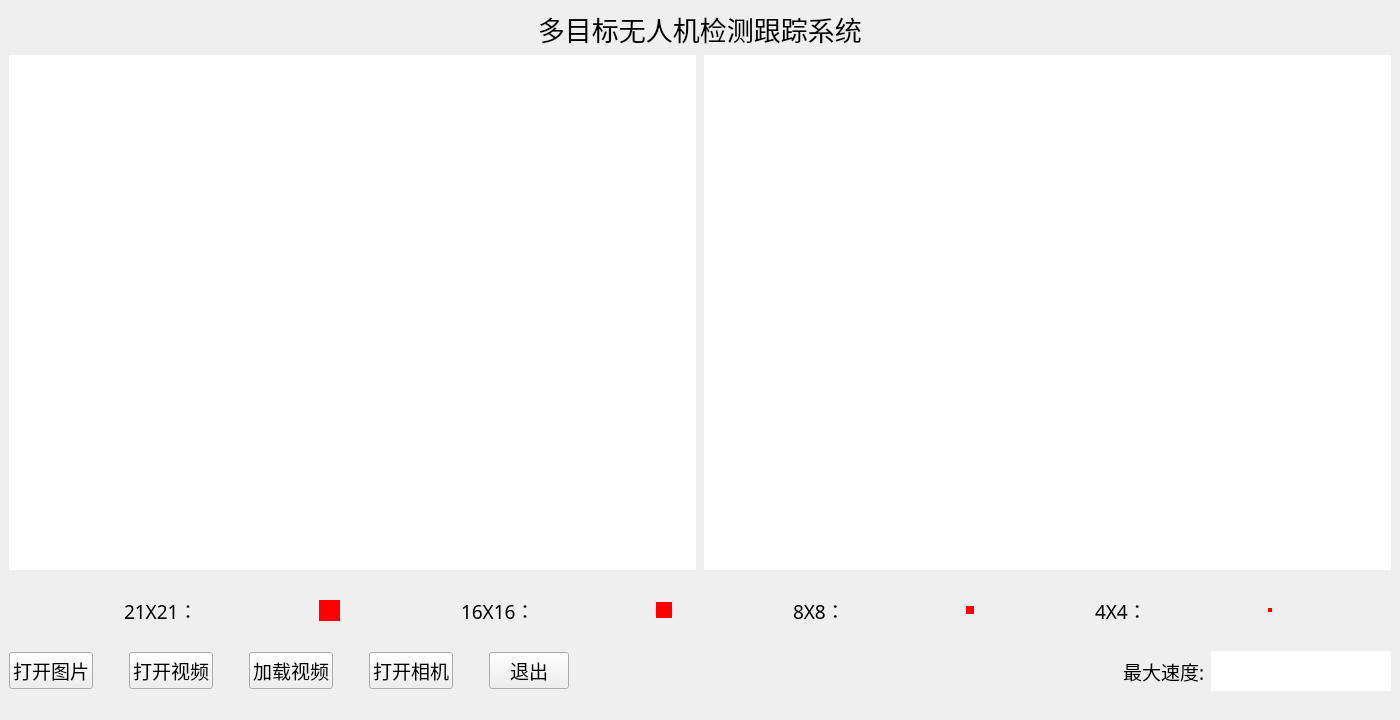
<?xml version="1.0" encoding="UTF-8"?>
<ui version="4.0">
 <class>MainWindow</class>
 <widget class="QMainWindow" name="MainWindow">
  <property name="geometry">
   <rect>
    <x>0</x>
    <y>0</y>
    <width>1400</width>
    <height>720</height>
   </rect>
  </property>
  <property name="sizePolicy">
   <sizepolicy hsizetype="Expanding" vsizetype="Expanding">
    <horstretch>0</horstretch>
    <verstretch>0</verstretch>
   </sizepolicy>
  </property>
  <property name="minimumSize">
   <size>
    <width>1400</width>
    <height>720</height>
   </size>
  </property>
  <property name="windowTitle">
   <string>MainWindow</string>
  </property>
  <widget class="QWidget" name="centralwidget">
   <property name="enabled">
    <bool>true</bool>
   </property>
   <property name="sizePolicy">
    <sizepolicy hsizetype="MinimumExpanding" vsizetype="MinimumExpanding">
     <horstretch>0</horstretch>
     <verstretch>0</verstretch>
    </sizepolicy>
   </property>
   <property name="minimumSize">
    <size>
     <width>1000</width>
     <height>600</height>
    </size>
   </property>
   <property name="maximumSize">
    <size>
     <width>1920</width>
     <height>1080</height>
    </size>
   </property>
   <layout class="QVBoxLayout" name="verticalLayout">
    <item>
     <layout class="QHBoxLayout" name="horizontalLayout_3">
      <item>
       <widget class="QLabel" name="label_13">
        <property name="sizePolicy">
         <sizepolicy hsizetype="Fixed" vsizetype="Fixed">
          <horstretch>0</horstretch>
          <verstretch>0</verstretch>
         </sizepolicy>
        </property>
        <property name="minimumSize">
         <size>
          <width>200</width>
          <height>30</height>
         </size>
        </property>
        <property name="text">
         <string/>
        </property>
       </widget>
      </item>
      <item>
       <spacer name="horizontalSpacer_10">
        <property name="orientation">
         <enum>Qt::Horizontal</enum>
        </property>
        <property name="sizeType">
         <enum>QSizePolicy::Expanding</enum>
        </property>
        <property name="sizeHint" stdset="0">
         <size>
          <width>150</width>
          <height>20</height>
         </size>
        </property>
       </spacer>
      </item>
      <item>
       <widget class="QLabel" name="label_12">
        <property name="sizePolicy">
         <sizepolicy hsizetype="Fixed" vsizetype="Fixed">
          <horstretch>0</horstretch>
          <verstretch>0</verstretch>
         </sizepolicy>
        </property>
        <property name="minimumSize">
         <size>
          <width>0</width>
          <height>0</height>
         </size>
        </property>
        <property name="font">
         <font>
          <family>黑体</family>
          <pointsize>20</pointsize>
         </font>
        </property>
        <property name="text">
         <string>多目标无人机检测跟踪系统</string>
        </property>
        <property name="textFormat">
         <enum>Qt::AutoText</enum>
        </property>
       </widget>
      </item>
      <item>
       <spacer name="horizontalSpacer_11">
        <property name="orientation">
         <enum>Qt::Horizontal</enum>
        </property>
        <property name="sizeType">
         <enum>QSizePolicy::Expanding</enum>
        </property>
        <property name="sizeHint" stdset="0">
         <size>
          <width>150</width>
          <height>20</height>
         </size>
        </property>
       </spacer>
      </item>
      <item>
       <widget class="QLabel" name="data">
        <property name="minimumSize">
         <size>
          <width>200</width>
          <height>30</height>
         </size>
        </property>
        <property name="font">
         <font>
          <family>黑体</family>
          <pointsize>12</pointsize>
         </font>
        </property>
        <property name="text">
         <string/>
        </property>
       </widget>
      </item>
     </layout>
    </item>
    <item>
     <layout class="QHBoxLayout" name="horizontalLayout" stretch="0,0,0">
      <item>
       <widget class="QLabel" name="label">
        <property name="sizePolicy">
         <sizepolicy hsizetype="MinimumExpanding" vsizetype="MinimumExpanding">
          <horstretch>0</horstretch>
          <verstretch>0</verstretch>
         </sizepolicy>
        </property>
        <property name="minimumSize">
         <size>
          <width>639</width>
          <height>512</height>
         </size>
        </property>
        <property name="styleSheet">
         <string notr="true">background-color: rgb(255, 255, 255);</string>
        </property>
        <property name="text">
         <string/>
        </property>
        <property name="scaledContents">
         <bool>true</bool>
        </property>
        <property name="alignment">
         <set>Qt::AlignLeading|Qt::AlignLeft|Qt::AlignVCenter</set>
        </property>
       </widget>
      </item>
      <item>
       <spacer name="horizontalSpacer_2">
        <property name="orientation">
         <enum>Qt::Horizontal</enum>
        </property>
        <property name="sizeType">
         <enum>QSizePolicy::Maximum</enum>
        </property>
        <property name="sizeHint" stdset="0">
         <size>
          <width>2</width>
          <height>20</height>
         </size>
        </property>
       </spacer>
      </item>
      <item>
       <widget class="QLabel" name="label_2">
        <property name="sizePolicy">
         <sizepolicy hsizetype="MinimumExpanding" vsizetype="MinimumExpanding">
          <horstretch>0</horstretch>
          <verstretch>0</verstretch>
         </sizepolicy>
        </property>
        <property name="minimumSize">
         <size>
          <width>639</width>
          <height>512</height>
         </size>
        </property>
        <property name="styleSheet">
         <string notr="true">background-color: rgb(255, 255, 255);</string>
        </property>
        <property name="text">
         <string/>
        </property>
       </widget>
      </item>
     </layout>
    </item>
    <item>
     <spacer name="verticalSpacer">
      <property name="orientation">
       <enum>Qt::Vertical</enum>
      </property>
      <property name="sizeType">
       <enum>QSizePolicy::Fixed</enum>
      </property>
      <property name="sizeHint" stdset="0">
       <size>
        <width>20</width>
        <height>20</height>
       </size>
      </property>
     </spacer>
    </item>
    <item>
     <layout class="QHBoxLayout" name="horizontalLayout_5" stretch="0,0,0,0,0,0,0,0">
      <item>
       <widget class="QLabel" name="label_6">
        <property name="sizePolicy">
         <sizepolicy hsizetype="Fixed" vsizetype="Fixed">
          <horstretch>0</horstretch>
          <verstretch>0</verstretch>
         </sizepolicy>
        </property>
        <property name="font">
         <font>
          <family>黑体</family>
          <pointsize>14</pointsize>
         </font>
        </property>
        <property name="text">
         <string>21X21：</string>
        </property>
       </widget>
      </item>
      <item>
       <widget class="QLabel" name="label_3">
        <property name="sizePolicy">
         <sizepolicy hsizetype="Fixed" vsizetype="Fixed">
          <horstretch>0</horstretch>
          <verstretch>0</verstretch>
         </sizepolicy>
        </property>
        <property name="minimumSize">
         <size>
          <width>21</width>
          <height>21</height>
         </size>
        </property>
        <property name="maximumSize">
         <size>
          <width>21</width>
          <height>21</height>
         </size>
        </property>
        <property name="styleSheet">
         <string notr="true">background-color: rgb(255, 0, 0);</string>
        </property>
        <property name="text">
         <string/>
        </property>
       </widget>
      </item>
      <item>
       <widget class="QLabel" name="label_7">
        <property name="sizePolicy">
         <sizepolicy hsizetype="Fixed" vsizetype="Fixed">
          <horstretch>0</horstretch>
          <verstretch>0</verstretch>
         </sizepolicy>
        </property>
        <property name="font">
         <font>
          <family>黑体</family>
          <pointsize>14</pointsize>
         </font>
        </property>
        <property name="text">
         <string>16X16：</string>
        </property>
       </widget>
      </item>
      <item>
       <widget class="QLabel" name="label_4">
        <property name="minimumSize">
         <size>
          <width>16</width>
          <height>16</height>
         </size>
        </property>
        <property name="maximumSize">
         <size>
          <width>16</width>
          <height>16</height>
         </size>
        </property>
        <property name="styleSheet">
         <string notr="true">background-color: rgb(255, 0, 0);</string>
        </property>
        <property name="text">
         <string/>
        </property>
       </widget>
      </item>
      <item>
       <widget class="QLabel" name="label_8">
        <property name="sizePolicy">
         <sizepolicy hsizetype="Fixed" vsizetype="Fixed">
          <horstretch>0</horstretch>
          <verstretch>0</verstretch>
         </sizepolicy>
        </property>
        <property name="font">
         <font>
          <family>黑体</family>
          <pointsize>14</pointsize>
         </font>
        </property>
        <property name="text">
         <string>8X8：</string>
        </property>
       </widget>
      </item>
      <item>
       <widget class="QLabel" name="label_9">
        <property name="sizePolicy">
         <sizepolicy hsizetype="Fixed" vsizetype="Fixed">
          <horstretch>0</horstretch>
          <verstretch>0</verstretch>
         </sizepolicy>
        </property>
        <property name="minimumSize">
         <size>
          <width>8</width>
          <height>8</height>
         </size>
        </property>
        <property name="maximumSize">
         <size>
          <width>8</width>
          <height>8</height>
         </size>
        </property>
        <property name="styleSheet">
         <string notr="true">background-color: rgb(255, 0, 0);</string>
        </property>
        <property name="text">
         <string/>
        </property>
       </widget>
      </item>
      <item>
       <widget class="QLabel" name="label_10">
        <property name="sizePolicy">
         <sizepolicy hsizetype="Fixed" vsizetype="Fixed">
          <horstretch>0</horstretch>
          <verstretch>0</verstretch>
         </sizepolicy>
        </property>
        <property name="font">
         <font>
          <family>黑体</family>
          <pointsize>14</pointsize>
         </font>
        </property>
        <property name="text">
         <string>4X4：</string>
        </property>
       </widget>
      </item>
      <item>
       <widget class="QLabel" name="label_5">
        <property name="sizePolicy">
         <sizepolicy hsizetype="Fixed" vsizetype="Fixed">
          <horstretch>0</horstretch>
          <verstretch>0</verstretch>
         </sizepolicy>
        </property>
        <property name="minimumSize">
         <size>
          <width>4</width>
          <height>4</height>
         </size>
        </property>
        <property name="maximumSize">
         <size>
          <width>4</width>
          <height>4</height>
         </size>
        </property>
        <property name="styleSheet">
         <string notr="true">background-color: rgb(255, 0, 0);</string>
        </property>
        <property name="text">
         <string/>
        </property>
       </widget>
      </item>
     </layout>
    </item>
    <item>
     <spacer name="horizontalSpacer_6">
      <property name="orientation">
       <enum>Qt::Vertical</enum>
      </property>
      <property name="sizeType">
       <enum>QSizePolicy::Preferred</enum>
      </property>
      <property name="sizeHint" stdset="0">
       <size>
        <width>20</width>
        <height>20</height>
       </size>
      </property>
     </spacer>
    </item>
    <item>
     <layout class="QHBoxLayout" name="horizontalLayout_2" stretch="0,0,0,0,0,0,0,0,0,0,0,0">
      <property name="spacing">
       <number>6</number>
      </property>
      <item>
       <widget class="QPushButton" name="openimage">
        <property name="sizePolicy">
         <sizepolicy hsizetype="Minimum" vsizetype="Fixed">
          <horstretch>0</horstretch>
          <verstretch>0</verstretch>
         </sizepolicy>
        </property>
        <property name="minimumSize">
         <size>
          <width>50</width>
          <height>20</height>
         </size>
        </property>
        <property name="font">
         <font>
          <family>黑体</family>
          <pointsize>14</pointsize>
         </font>
        </property>
        <property name="text">
         <string>打开图片</string>
        </property>
       </widget>
      </item>
      <item>
       <spacer name="horizontalSpacer_4">
        <property name="orientation">
         <enum>Qt::Horizontal</enum>
        </property>
        <property name="sizeType">
         <enum>QSizePolicy::Fixed</enum>
        </property>
        <property name="sizeHint" stdset="0">
         <size>
          <width>30</width>
          <height>20</height>
         </size>
        </property>
       </spacer>
      </item>
      <item>
       <widget class="QPushButton" name="openvideo">
        <property name="font">
         <font>
          <family>黑体</family>
          <pointsize>14</pointsize>
         </font>
        </property>
        <property name="text">
         <string>打开视频</string>
        </property>
       </widget>
      </item>
      <item>
       <spacer name="horizontalSpacer_3">
        <property name="orientation">
         <enum>Qt::Horizontal</enum>
        </property>
        <property name="sizeType">
         <enum>QSizePolicy::Fixed</enum>
        </property>
        <property name="sizeHint" stdset="0">
         <size>
          <width>30</width>
          <height>20</height>
         </size>
        </property>
       </spacer>
      </item>
      <item>
       <widget class="QPushButton" name="loadvideo">
        <property name="font">
         <font>
          <family>黑体</family>
          <pointsize>14</pointsize>
         </font>
        </property>
        <property name="text">
         <string>加载视频</string>
        </property>
       </widget>
      </item>
      <item>
       <spacer name="horizontalSpacer">
        <property name="orientation">
         <enum>Qt::Horizontal</enum>
        </property>
        <property name="sizeType">
         <enum>QSizePolicy::Fixed</enum>
        </property>
        <property name="sizeHint" stdset="0">
         <size>
          <width>30</width>
          <height>20</height>
         </size>
        </property>
       </spacer>
      </item>
      <item>
       <widget class="QPushButton" name="opencamera">
        <property name="font">
         <font>
          <family>黑体</family>
          <pointsize>14</pointsize>
         </font>
        </property>
        <property name="text">
         <string>打开相机</string>
        </property>
       </widget>
      </item>
      <item>
       <spacer name="horizontalSpacer_5">
        <property name="orientation">
         <enum>Qt::Horizontal</enum>
        </property>
        <property name="sizeType">
         <enum>QSizePolicy::Fixed</enum>
        </property>
        <property name="sizeHint" stdset="0">
         <size>
          <width>30</width>
          <height>20</height>
         </size>
        </property>
       </spacer>
      </item>
      <item>
       <widget class="QPushButton" name="pushButton_2">
        <property name="minimumSize">
         <size>
          <width>20</width>
          <height>20</height>
         </size>
        </property>
        <property name="font">
         <font>
          <family>黑体</family>
          <pointsize>14</pointsize>
         </font>
        </property>
        <property name="text">
         <string>退出</string>
        </property>
       </widget>
      </item>
      <item>
       <spacer name="horizontalSpacer_8">
        <property name="orientation">
         <enum>Qt::Horizontal</enum>
        </property>
        <property name="sizeType">
         <enum>QSizePolicy::MinimumExpanding</enum>
        </property>
        <property name="sizeHint" stdset="0">
         <size>
          <width>20</width>
          <height>20</height>
         </size>
        </property>
       </spacer>
      </item>
      <item>
       <widget class="QLabel" name="label_11">
        <property name="font">
         <font>
          <family>黑体</family>
          <pointsize>14</pointsize>
         </font>
        </property>
        <property name="text">
         <string>最大速度:</string>
        </property>
       </widget>
      </item>
      <item>
       <widget class="QLabel" name="label_speed">
        <property name="sizePolicy">
         <sizepolicy hsizetype="Fixed" vsizetype="Fixed">
          <horstretch>0</horstretch>
          <verstretch>0</verstretch>
         </sizepolicy>
        </property>
        <property name="minimumSize">
         <size>
          <width>180</width>
          <height>40</height>
         </size>
        </property>
        <property name="font">
         <font>
          <family>黑体</family>
          <pointsize>14</pointsize>
          <weight>50</weight>
          <bold>false</bold>
         </font>
        </property>
        <property name="styleSheet">
         <string notr="true">background-color: rgb(255, 255, 255);</string>
        </property>
        <property name="text">
         <string/>
        </property>
       </widget>
      </item>
     </layout>
    </item>
    <item>
     <spacer name="horizontalSpacer_7">
      <property name="orientation">
       <enum>Qt::Vertical</enum>
      </property>
      <property name="sizeType">
       <enum>QSizePolicy::Fixed</enum>
      </property>
      <property name="sizeHint" stdset="0">
       <size>
        <width>20</width>
        <height>20</height>
       </size>
      </property>
     </spacer>
    </item>
   </layout>
  </widget>
 </widget>
 <resources/>
 <connections>
  <connection>
   <sender>pushButton_2</sender>
   <signal>clicked()</signal>
   <receiver>MainWindow</receiver>
   <slot>close()</slot>
   <hints>
    <hint type="sourcelabel">
     <x>635</x>
     <y>460</y>
    </hint>
    <hint type="destinationlabel">
     <x>626</x>
     <y>497</y>
    </hint>
   </hints>
  </connection>
 </connections>
</ui>
